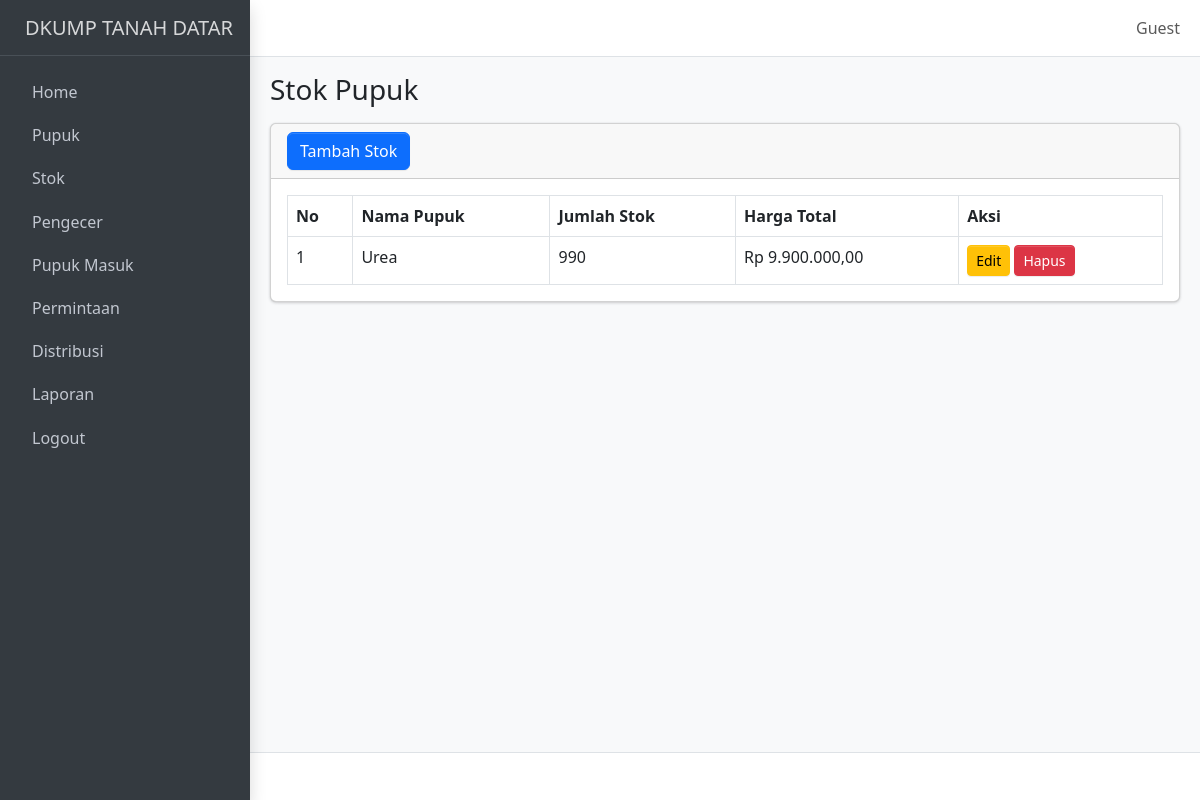
The app's page /stok.php with its own data.
### tables this page shows
CREATE TABLE `stok` (
  `id_stok` int NOT NULL,
  `id_pupuk` int NOT NULL,
  `stok` int NOT NULL,
  `harga_total` decimal(15,2) NOT NULL
);

CREATE TABLE `pupuk` (
  `id_pupuk` int NOT NULL,
  `nama_pupuk` varchar(255) NOT NULL,
  `satuan` varchar(50) NOT NULL,
  `harga` decimal(15,2) NOT NULL
);

### stok.php (the view, shortened to what this page needs)
<?php include 'template/header.php'; ?>
<body class="layout-fixed sidebar-expand-lg bg-body-tertiary">
    <div class="app-wrapper">
        <?php include 'template/navbar.php'; ?>
        <?php include 'template/sidebar.php'; ?>
        <main class="app-main">
            <div class="app-content-header">
                <div class="container-fluid">
                    <div class="row">
                        <div class="col-sm-6">
                            <h3 class="mb-0">Stok Pupuk</h3>
                        </div>
                    </div>
                </div>
            </div>
            <div class="app-content">
                <div class="container-fluid">
                    <div class="card">
                        <div class="card-header d-flex justify-content-between align-items-center">
                            <button class="btn btn-primary" data-bs-toggle="modal" data-bs-target="#modalTambahStok">Tambah Stok</button>
                        </div>
                        <div class="card-body">
                            <?php
                            include 'koneksi.php';
                            $query = "SELECT s.id_stok, s.id_pupuk, s.stok, s.harga_total, p.nama_pupuk, p.harga
              FROM stok s
              JOIN pupuk p ON s.id_pupuk = p.id_pupuk";
                            $result = $koneksi->query($query);
                            $no = 1;
                            if ($result->num_rows > 0) {
                                echo "<table class='table table-bordered'>";
                                echo "<thead>
                <tr>
                    <th>No</th>
                    <th>Nama Pupuk</th>
                    <th>Jumlah Stok</th>
                    <th>Harga Total</th>
                    <th>Aksi</th>
                </tr>
              </thead>";
                                echo "<tbody>";
                                while ($row = $result->fetch_assoc()) {
                                    echo "<tr>
                    <td>{$no}</td>
                    <td>{$row['nama_pupuk']}</td>
                    <td>{$row['stok']}</td>
                    <td>Rp " . number_format($row['harga_total'], 2, ',', '.') . "</td>
                    <td>
                        <button class='btn btn-warning btn-sm' data-bs-toggle='modal' data-bs-target='#modalEditStok{$row['id_stok']}'>Edit</button>
                        <a href='crud/hapus_stok.php?id={$row['id_stok']}' onclick='return confirm(\"Apakah Anda yakin ingin menghapus data ini?\")' class='btn btn-danger btn-sm'>Hapus</a>
                    </td>
                  </tr>";
                                    $no++;
                                }
                                echo "</tbody></table>";
                            } else {
                                echo "<p class='text-center'>Tidak ada data stok.</p>";
                            }
                            ?>
                        </div>
                    </div>
                </div>
            </div>
        </main>
        <footer class="app-footer">
        </footer>
    </div>
</body>
</html>

### records on screen
stok: id_pupuk.nama_pupuk "Urea", stok "990", harga_total "9.900.000,00"

### other values on screen
$_SESSION['nama_lengkap'] "Guest"
